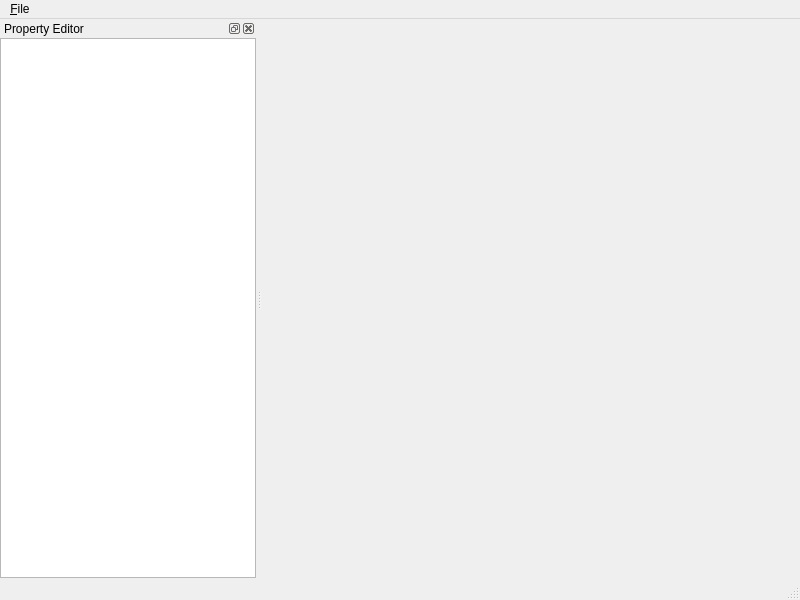
<?xml version="1.0" encoding="UTF-8"?>
<ui version="4.0">
 <class>SampleApp</class>
 <widget class="QMainWindow" name="SampleApp">
  <property name="geometry">
   <rect>
    <x>0</x>
    <y>0</y>
    <width>800</width>
    <height>600</height>
   </rect>
  </property>
  <property name="windowTitle">
   <string>MainWindow</string>
  </property>
  <widget class="QWidget" name="m_centralwidget">
   <layout class="QVBoxLayout"/>
  </widget>
  <widget class="QMenuBar" name="m_menuBar">
   <property name="geometry">
    <rect>
     <x>0</x>
     <y>0</y>
     <width>800</width>
     <height>23</height>
    </rect>
   </property>
   <widget class="QMenu" name="menu_File">
    <property name="title">
     <string>&amp;File</string>
    </property>
    <addaction name="m_actionQuit"/>
   </widget>
   <addaction name="menu_File"/>
  </widget>
  <widget class="QStatusBar" name="m_statusBar"/>
  <widget class="QDockWidget" name="m_dockWidget">
   <property name="windowTitle">
    <string>Property Editor</string>
   </property>
   <attribute name="dockWidgetArea">
    <number>1</number>
   </attribute>
   <widget class="QPropertyEditorWidget" name="m_propertyEditor"/>
  </widget>
  <action name="m_actionQuit">
   <property name="text">
    <string>&amp;Quit</string>
   </property>
  </action>
 </widget>
 <customwidgets>
  <customwidget>
   <class>QPropertyEditorWidget</class>
   <extends>QTreeView</extends>
   <header>qpropertyeditorwidget.h</header>
  </customwidget>
 </customwidgets>
 <resources/>
 <connections>
  <connection>
   <sender>m_actionQuit</sender>
   <signal>triggered()</signal>
   <receiver>SampleApp</receiver>
   <slot>close()</slot>
   <hints>
    <hint type="sourcelabel">
     <x>-1</x>
     <y>-1</y>
    </hint>
    <hint type="destinationlabel">
     <x>399</x>
     <y>299</y>
    </hint>
   </hints>
  </connection>
 </connections>
</ui>
